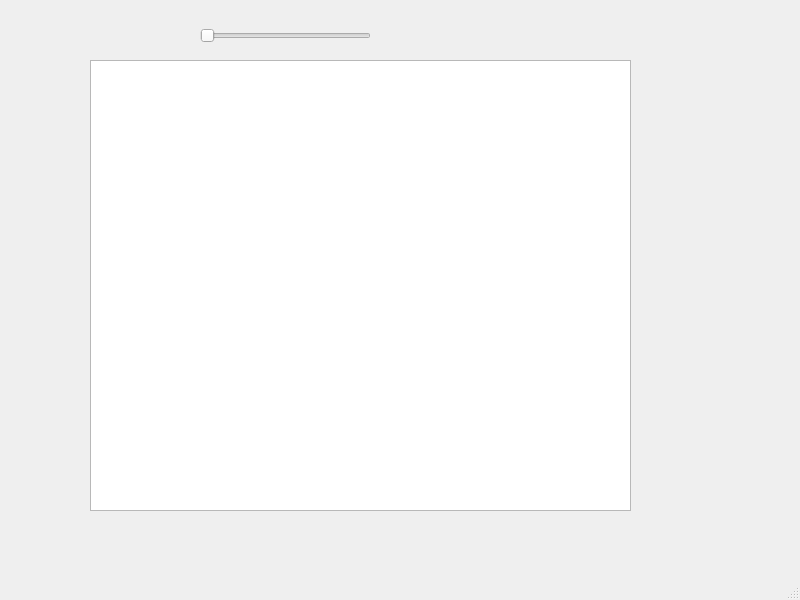
<?xml version="1.0" encoding="UTF-8"?>
<ui version="4.0">
 <class>MainWindow</class>
 <widget class="QMainWindow" name="MainWindow">
  <property name="geometry">
   <rect>
    <x>0</x>
    <y>0</y>
    <width>800</width>
    <height>600</height>
   </rect>
  </property>
  <property name="windowTitle">
   <string>MainWindow</string>
  </property>
  <widget class="QWidget" name="centralwidget">
   <widget class="QGraphicsView" name="graphicsView">
    <property name="geometry">
     <rect>
      <x>90</x>
      <y>60</y>
      <width>541</width>
      <height>451</height>
     </rect>
    </property>
   </widget>
   <widget class="QSlider" name="horizontalSlider">
    <property name="geometry">
     <rect>
      <x>200</x>
      <y>20</y>
      <width>171</width>
      <height>31</height>
     </rect>
    </property>
    <property name="maximum">
     <number>360</number>
    </property>
    <property name="orientation">
     <enum>Qt::Horizontal</enum>
    </property>
   </widget>
  </widget>
  <widget class="QMenuBar" name="menubar">
   <property name="geometry">
    <rect>
     <x>0</x>
     <y>0</y>
     <width>800</width>
     <height>21</height>
    </rect>
   </property>
  </widget>
  <widget class="QStatusBar" name="statusbar"/>
 </widget>
 <resources/>
 <connections/>
</ui>
